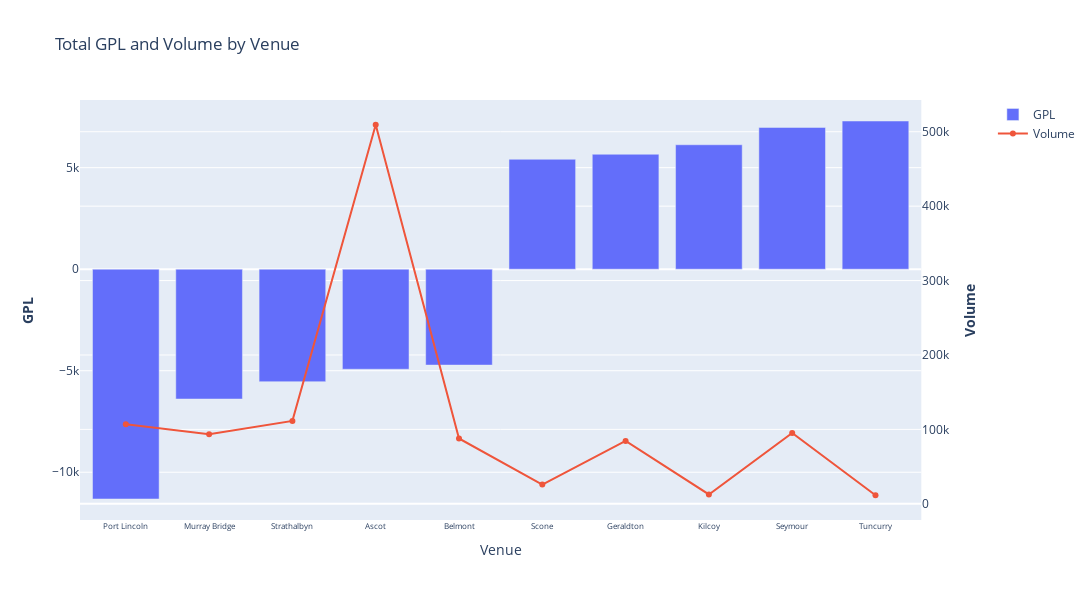

The notebook cell saved with this chart:
### Code cell
signif_venues_vol = pd.concat([venue_summary.head(n), venue_summary.tail(n)])

fig = make_subplots(specs=[[{"secondary_y": True}]])

# Add traces
fig.add_trace(
    go.Bar(x=signif_venues_vol['venue'], y=signif_venues_vol['gpl'], name="GPL"),
    secondary_y=False,
)
fig.add_trace(
    go.Scatter(x=signif_venues_vol['venue'], y=signif_venues_vol['vol'], name="Volume"),
    secondary_y=True,
)

# Add figure title
fig.update_layout(
    title_text="Total GPL and Volume by Venue"
)

# Set x-axis title
fig.update_xaxes(title_text="Venue")

# Set y-axes titles
fig.update_yaxes(title_text="<b>GPL</b>", secondary_y=False)
fig.update_yaxes(title_text="<b>Volume</b>", secondary_y=True)

tickvals = signif_venues_vol['venue'].tolist()
ticktext = signif_venues_vol['venue'].tolist()

fig.update_xaxes(tickvals=tickvals, ticktext=ticktext)
# Increase the graph size
fig.update_layout(width=1300, height=600)

# Reduce the x-axis label font size
fig.update_xaxes(tickfont=dict(size=8))

fig.show()

### Figure 1 — Plotly figure (JSON) as saved in the notebook; plotly's stock layout.template omitted (floating-point values rounded to 4 significant figures)
{"data": [{"name": "GPL", "type": "bar", "x": ["Port Lincoln", "Murray Bridge", "Strathalbyn", "Ascot", "Belmont", "Scone", "Geraldton", "Kilcoy", "Seymour", "Tuncurry"], "xaxis": "x", "y": [-11320.0, -6395.0, -5540.0, -4928.0, -4723.0, 5414.0, 5661.0, 6129.0, 6982.0, 7298.0], "yaxis": "y"}, {"name": "Volume", "type": "scatter", "x": ["Port Lincoln", "Murray Bridge", "Strathalbyn", "Ascot", "Belmont", "Scone", "Geraldton", "Kilcoy", "Seymour", "Tuncurry"], "xaxis": "x", "y": [106800.0, 93430.0, 111400.0, 509400.0, 87790.0, 25860.0, 84520.0, 12570.0, 95090.0, 11510.0], "yaxis": "y2"}], "layout": {"height": 600, "title": {"text": "Total GPL and Volume by Venue"}, "width": 1300, "xaxis": {"anchor": "y", "domain": [0, 0.94], "tickfont": {"size": 8}, "ticktext": ["Port Lincoln", "Murray Bridge", "Strathalbyn", "Ascot", "Belmont", "Scone", "Geraldton", "Kilcoy", "Seymour", "Tuncurry"], "tickvals": ["Port Lincoln", "Murray Bridge", "Strathalbyn", "Ascot", "Belmont", "Scone", "Geraldton", "Kilcoy", "Seymour", "Tuncurry"], "title": {"text": "Venue"}}, "yaxis": {"anchor": "x", "domain": [0, 1], "title": {"text": "<b>GPL</b>"}}, "yaxis2": {"anchor": "x", "overlaying": "y", "side": "right", "title": {"text": "<b>Volume</b>"}}}}
